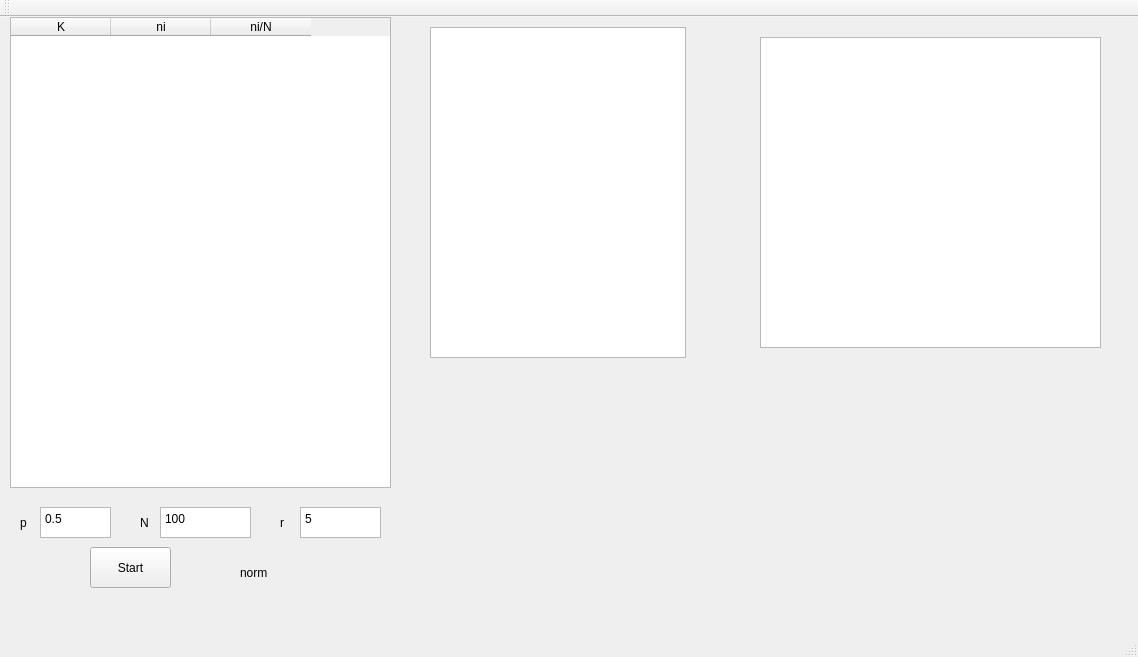
<?xml version="1.0" encoding="UTF-8"?>
<ui version="4.0">
 <class>MainWindow</class>
 <widget class="QMainWindow" name="MainWindow">
  <property name="geometry">
   <rect>
    <x>0</x>
    <y>0</y>
    <width>1138</width>
    <height>657</height>
   </rect>
  </property>
  <property name="windowTitle">
   <string>MainWindow</string>
  </property>
  <widget class="QWidget" name="centralWidget">
   <widget class="QGraphicsView" name="graphicsView">
    <property name="geometry">
     <rect>
      <x>760</x>
      <y>20</y>
      <width>341</width>
      <height>311</height>
     </rect>
    </property>
   </widget>
   <widget class="QPushButton" name="pushButton">
    <property name="geometry">
     <rect>
      <x>90</x>
      <y>530</y>
      <width>81</width>
      <height>41</height>
     </rect>
    </property>
    <property name="text">
     <string>Start</string>
    </property>
   </widget>
   <widget class="QTableWidget" name="tableWidget">
    <property name="geometry">
     <rect>
      <x>10</x>
      <y>0</y>
      <width>381</width>
      <height>471</height>
     </rect>
    </property>
    <column>
     <property name="text">
      <string>K</string>
     </property>
    </column>
    <column>
     <property name="text">
      <string>ni</string>
     </property>
    </column>
    <column>
     <property name="text">
      <string>ni/N</string>
     </property>
    </column>
   </widget>
   <widget class="QTableWidget" name="tableWidget_2">
    <property name="geometry">
     <rect>
      <x>430</x>
      <y>10</y>
      <width>256</width>
      <height>331</height>
     </rect>
    </property>
   </widget>
   <widget class="QPlainTextEdit" name="plainTextEdit">
    <property name="geometry">
     <rect>
      <x>40</x>
      <y>490</y>
      <width>71</width>
      <height>31</height>
     </rect>
    </property>
    <property name="plainText">
     <string>0.5</string>
    </property>
   </widget>
   <widget class="QLabel" name="label">
    <property name="geometry">
     <rect>
      <x>20</x>
      <y>490</y>
      <width>31</width>
      <height>31</height>
     </rect>
    </property>
    <property name="text">
     <string>p</string>
    </property>
   </widget>
   <widget class="QPlainTextEdit" name="plainTextEdit_2">
    <property name="geometry">
     <rect>
      <x>160</x>
      <y>490</y>
      <width>91</width>
      <height>31</height>
     </rect>
    </property>
    <property name="plainText">
     <string>100</string>
    </property>
   </widget>
   <widget class="QLabel" name="label_2">
    <property name="geometry">
     <rect>
      <x>140</x>
      <y>490</y>
      <width>31</width>
      <height>31</height>
     </rect>
    </property>
    <property name="text">
     <string>N</string>
    </property>
   </widget>
   <widget class="QPlainTextEdit" name="plainTextEdit_3">
    <property name="geometry">
     <rect>
      <x>300</x>
      <y>490</y>
      <width>81</width>
      <height>31</height>
     </rect>
    </property>
    <property name="plainText">
     <string>5</string>
    </property>
   </widget>
   <widget class="QLabel" name="label_3">
    <property name="geometry">
     <rect>
      <x>280</x>
      <y>490</y>
      <width>31</width>
      <height>31</height>
     </rect>
    </property>
    <property name="text">
     <string>r</string>
    </property>
   </widget>
   <widget class="QLabel" name="label_4">
    <property name="geometry">
     <rect>
      <x>240</x>
      <y>540</y>
      <width>61</width>
      <height>31</height>
     </rect>
    </property>
    <property name="text">
     <string>norm</string>
    </property>
   </widget>
  </widget>
  <widget class="QMenuBar" name="menuBar">
   <property name="geometry">
    <rect>
     <x>0</x>
     <y>0</y>
     <width>1138</width>
     <height>26</height>
    </rect>
   </property>
  </widget>
  <widget class="QToolBar" name="mainToolBar">
   <attribute name="toolBarArea">
    <enum>TopToolBarArea</enum>
   </attribute>
   <attribute name="toolBarBreak">
    <bool>false</bool>
   </attribute>
  </widget>
  <widget class="QStatusBar" name="statusBar"/>
 </widget>
 <layoutdefault spacing="6" margin="11"/>
 <resources/>
 <connections/>
</ui>
